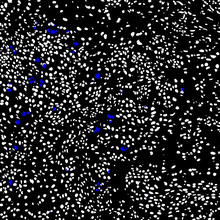
%> input picture main_lib/spatil_v2/example_data/nuclei_mask_2.png, 220 x 220 px, shrunk from 2048 x 2048 before the run, given in place of image_1.png, which was not available
$ octave example.m   (GNU Octave 9; MATLAB toolbox functions it lacks are replaced by stand-ins)
%> lines starting %> are read from the running program, lines starting %| are printed output that depends on the picture; pictures that were not available may be replaced by others from this repository, and a replacement may not be noted
%> further down, I is the input picture: size 220x220x3 uint8; mean R, G, B 42.1, 42.1, 43.8
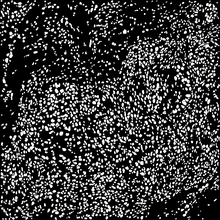
%> input picture main_lib/spatil_v2/example_data/nuclei_mask_1.png, 220 x 220 px, shrunk from 2048 x 2048 before the run
%> further down, M is the input picture: size 220x220 uint8; min 0, max 255, mean 59.6
### libs/normalizeStaining.m
function [Inorm H E] = normalizeStaining(I, Io, beta, alpha, HERef, maxCRef)
% normalizeStaining: Normalize the staining appearance of images
% originating from H&E stained sections.
%
% Example use:
% See test.m.
%
% Input:
% I         - RGB input image;
% Io        - (optional) transmitted light intensity (default: 240);
% beta      - (optional) OD threshold for transparent pixels (default: 0.15);
% alpha     - (optional) tolerance for the pseudo-min and pseudo-max (default: 1);
% HERef     - (optional) reference H&E OD matrix (default value is defined);
% maxCRef   - (optional) reference maximum stain concentrations for H&E (default value is defined);
%
% Output:
% Inorm     - normalized image;
% H         - (optional) hematoxylin image;
% E         - (optional)eosin image;
%
% References:
% A method for normalizing histology slides for quantitative analysis. M.
% Macenko et al., ISBI 2009
%
% Efficient nucleus detector in histopathology images. J.P. Vink et al., J
% Microscopy, 2013
%
% Copyright (c) 2013, Mitko Veta
% Image Sciences Institute
% University Medical Center
% Utrecht, The Netherlands
%
% See the license.txt file for copying permission.
%

% transmitted light intensity
if ~exist('Io', 'var') || isempty(Io)
    Io = 240;
end

% OD threshold for transparent pixels
if ~exist('beta', 'var') || isempty(beta)
    beta = 0.15;
end

% tolerance for the pseudo-min and pseudo-max
if ~exist('alpha', 'var') || isempty(alpha)
    alpha = 1;
end

% reference H&E OD matrix
if ~exist('HERef', 'var') || isempty(HERef)
    HERef = [
        0.5626    0.2159
        0.7201    0.8012
        0.4062    0.5581
        ];
end

% reference maximum stain concentrations for H&E
if ~exist('maxCRef)', 'var') || isempty(maxCRef)
    maxCRef = [
        1.9705
        1.0308
        ];
end

h = size(I,1);
%> h = 220
w = size(I,2);
%> w = 220

I = double(I);
%> I: size 220x220x3 double

I = reshape(I, [], 3);

% calculate optical density
OD = -log((I+1)/Io);

% remove transparent pixels
ODhat = OD(~any(OD < beta, 2), :);

if isempty(ODhat)
   Inorm=255*ones(w,h,3);
   return;
end

% calculate eigenvectors
[V, ~] = eig(cov(ODhat));
%> V = [0.706 0.412 0.577; -0.709 0.406 0.577; 0.0031 -0.816 0.578]

[~,c]=size(V);
%> c = 3
if c<3
    Inorm=255*ones(w,h,3);
    return;
end

% project on the plane spanned by the eigenvectors corresponding to the two
% largest eigenvalues
That = ODhat*V(:,2:3);

% find the min and max vectors and project back to OD space
phi = atan2(That(:,2), That(:,1));

minPhi = prctile(phi, alpha);
%> minPhi = 1.44
maxPhi = prctile(phi, 100-alpha);
%> maxPhi = 1.59

vMin = V(:,2:3)*[cos(minPhi); sin(minPhi)];
%> vMin = [0.626; 0.625; 0.467]
vMax = V(:,2:3)*[cos(maxPhi); sin(maxPhi)];
%> vMax = [0.571; 0.571; 0.59]

% a heuristic to make the vector corresponding to hematoxylin first and the
% one corresponding to eosin second
if vMin(1) > vMax(1)
    HE = [vMin vMax];
%> HE = [0.626 0.571; 0.625 0.571; 0.467 0.59]
else
    HE = [vMax vMin];
end

% rows correspond to channels (RGB), columns to OD values
Y = reshape(OD, [], 3)';

% determine concentrations of the individual stains
C = HE \ Y;

% normalize stain concentrations
maxC = prctile(C, 99, 2);
%> maxC = [12.67; 8.47]

C = bsxfun(@rdivide, C, maxC);
C = bsxfun(@times, C, maxCRef);

% recreate the image using reference mixing matrix
Inorm = Io*exp(-HERef * C);
Inorm = reshape(Inorm', h, w, 3);
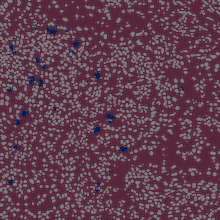
%> Inorm: size 220x220x3 double; mean R, G, B 193.9, 135.7, 161; drawn with min black and max white
Inorm = uint8(Inorm);
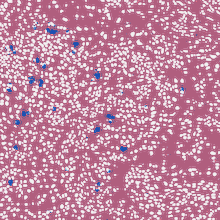
%> Inorm: size 220x220x3 uint8; mean R, G, B 194.1, 135.8, 160.8

if nargout > 1
    H = Io*exp(-HERef(:,1) * C(1,:));
    H = reshape(H', h, w, 3);
    H = uint8(H);
end

if nargout > 2
    E = Io*exp(-HERef(:,2) * C(2,:));
    E = reshape(E', h, w, 3);
    E = uint8(E);
end

end

### main_lib/spatil_v2/lib/lymp_detection/getNucLocalFeatures.m
function [ centroids,features,featureNames,labels ] = getNucLocalFeatures( image, mask, logicalMask, orderZernikePol )
%GETNUCLOCALFEATURES Summary of this function goes here
%   Detailed explanation goes here

if nargin < 3
    logicalMask=true;
end

if nargin<4
    orderZernikePol=7;
end

image=normalizeStaining(image);
grayImg=rgb2gray(image);
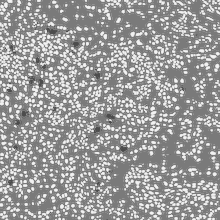
%> grayImg: size 220x220 uint8; min 76, max 243, mean 156

if size(mask,3)>1
    mask=rgb2gray(mask);
end

% %----------- Old version used to deal with color maps -----------%
% if logicalMask
%     mask = bwareafilt(logical(mask(:,:,1)),[20 7000]);
%     regionProperties = regionprops(mask,grayImg,'Centroid','Area',...
%         'BoundingBox','Eccentricity','EquivDiameter','Image',...
%         'MajorAxisLength','MaxIntensity','MeanIntensity','MinIntensity',...
%         'MinorAxisLength','Orientation','PixelValues');
% else
%     if size(mask,3)>1
%         mask=rgb2gray(mask);
%     end
%     vals=unique(mask)';
%     regionProperties=[];
%     for i=vals
%         if i~=0
%              regionProperties =  [regionProperties;regionprops(mask==i,...
%                  grayImg,'Centroid','Area','BoundingBox','Eccentricity',...
%                  'EquivDiameter','Image','MajorAxisLength','MaxIntensity',...
%                  'MeanIntensity','MinIntensity','MinorAxisLength',...
%                  'Orientation','PixelValues')];
%         end
%     end
% end
% %----------------------------------------------------------------%


% %-------New version. Reads masks labels and deals with binary masks and color maps------%

regionProperties=[];
labels=[];

vals=double(unique(mask)');
%> vals = 256 values from 0 to 255
for i=vals
    if i~=0
        M = double(labelmatrix(bwconncomp(mask==i,4)));
        rp = regionprops(M,grayImg,'Centroid','Area',...
            'BoundingBox','Eccentricity','EquivDiameter','Image',...
            'MajorAxisLength','MaxIntensity','MeanIntensity','MinIntensity',...
            'MinorAxisLength','Orientation','PixelValues');

        rp([rp.Area]<20)=[];

        labels=[labels; i*ones(length(rp),1)];
        regionProperties = [regionProperties;rp];
    end
end
%> this loop made 256 passes
%> regionProperties on passes 2 to 13: 0 regions, empty struct, empty struct, empty struct, empty struct, empty struct, empty struct, empty struct, empty struct, empty struct, empty struct, empty struct
%> pass 2, in getNucLocalFeatures, `M = double(labelmatrix(bwconncomp(mask==i,4)));`:
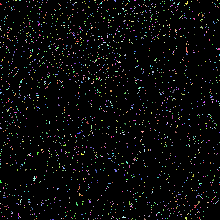
%> M: size 220x220 double; 2027 distinct labels, from 0 to 2026; one colour per label, 0 black
%> pass 3, in getNucLocalFeatures, `M = double(labelmatrix(bwconncomp(mask==i,4)));`:
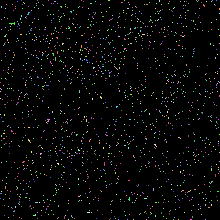
%> M: size 220x220 double; 1615 distinct labels, from 0 to 1614; one colour per label, 0 black
%> after the loop:
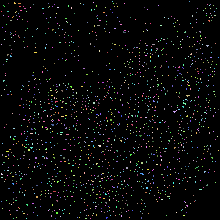
%> M: size 220x220 double; 1563 distinct labels, from 0 to 1562; one colour per label, 0 black
%> after the loop, rp = 0 regions


%M = bwareafilt(logical(mask(:,:,1)),[20 7000]);
%M = double(labelmatrix(bwconncomp(M,4)));

%regionProperties = regionprops(M,grayImg,'Centroid','Area',...
%        'BoundingBox','Eccentricity','EquivDiameter','Image',...
%        'MajorAxisLength','MaxIntensity','MeanIntensity','MinIntensity',...
%        'MinorAxisLength','Orientation','PixelValues');
% %----------------------------------------------------------------%

if isempty(regionProperties)
    centroids=[];
    features=[];
    featureNames=[];
    return;
end

centroids = cat(1, regionProperties.Centroid);

medRed=[];
medGreen=[];
medBlue=[];
entropyRed=[];
medIntensity=[];
entropyIntensity=[];
harFeat=[];
edgeMedIntensity=[];
zernFeat=[];

nucleiNum=size(regionProperties,1);
for i=1:nucleiNum
    nucleus=regionProperties(i);
    bbox = nucleus.BoundingBox;
    bbox = [round(bbox(1)) round(bbox(2)) (bbox(3) - 1) (bbox(4) - 1)];
    roi = image(bbox(2) : bbox(2) + bbox(4), bbox(1) : bbox(1) + bbox(3), :);
    per = bwperim(nucleus.Image);

    gray=rgb2gray(roi);
    R=roi(:,:,1);
    G=roi(:,:,2);
    B=roi(:,:,3);

    R=R(nucleus.Image == 1);
    G=G(nucleus.Image == 1);
    B=B(nucleus.Image == 1);
    grayPix=gray(nucleus.Image == 1);
    perPix=gray(per==1);

    % Intensity features:
    medRed = [medRed;median(double(R))];
    medGreen = [medGreen;median(double(G))];
    medBlue = [medBlue;median(double(B))];
    medIntensity=[medIntensity;median(double(grayPix))];
    edgeMedIntensity=[edgeMedIntensity;median(double(perPix))];

    % Texture features:

    % Entropies
    entropyRed=[entropyRed; getNucEntropy(R)];
    entropyIntensity=[entropyIntensity;getNucEntropy(grayPix)];

    % Haralick features
    glcm = graycomatrix(gray);
    try
        h=haralickTextureFeatures(glcm,1:14);
    catch ex
        fprintf('Error extracting Haralick Features: %s\n',ex.message);
        h=zeros(14,1);
    end
    harFeat=[harFeat;h'];

    % Zernike moments
    [w,h]=size(nucleus.Image);
    sqRoi=getSquareRoi(grayImg,nucleus.Centroid,w,h);
    zernFeat=[zernFeat;getZernikeMomentsImg(sqRoi,orderZernikePol)];

end

ratioMedRB=medRed./medBlue;
ratioMedRG=medRed./medGreen;

ratioAxes=[regionProperties.MajorAxisLength]./[regionProperties.MinorAxisLength];

features = horzcat( ...
    [regionProperties.Area]', ...                   % 1
    [regionProperties.Eccentricity]', ...           % 2
    ratioAxes',...                                  % 3
    medRed,...                                      % 4
    entropyRed,...                                  % 5
    double([regionProperties.MinIntensity]'),...    % 6
    double([regionProperties.MaxIntensity]'), ...   % 7
    [regionProperties.EquivDiameter]',...           % 8
    [regionProperties.Orientation]', ...            % 9
    entropyIntensity, ...                           % 10
    medIntensity, ...                               % 11
    edgeMedIntensity,...                            % 12
    ratioMedRB, ...                                 % 13
    ratioMedRG, ...                                 % 14
    harFeat, ...                                    % 15-29
    zernFeat...                                     % 30-...
    );

numZernikePol=size(zernFeat,2)/2;
zernNames={};
for i=1:numZernikePol
    num=num2str(i);
    zernNames=[zernNames, ['ZernPol' num '_A'], ['ZernPol' num '_Phi']];
end

harNames={'AngularSecondMoment','Contrast','Correlation',...
    'Variance','Homogeneity','SumAverage','SumVariance','SumEntropy',...
    'Entropy','DifferenceVariance','DifferenceEntropy','InfoMeasureCorrI',...
    'InfoMeasureCorrII','MaxCorrCoeff'};

featureNames=[{'Area','Eccentricity','RatioAxes','MedianRed','EntropyRed',...
    'MinIntensity','MaxIntensity','EquivDiameter','Orientation',...
    'EntropyIntensity','MedianIntensity','EdgeMeanIntensity','RatioMedianRedBlue',...
    'RatioMedianRedGreen'},harNames,zernNames];

end

### main_lib/spatil_v2/example.m
addpath(genpath('/media/maberyick/Data4/CCIPD_data/NSCLC_Chemo/mat_libraries/SpaTIL/'))
clear;clc;

I=imread('/media/maberyick/Data4/CCIPD_data/NSCLC_Chemo/mat_libraries/SpaTIL/example_data/image_1.png');
M=imread('/media/maberyick/Data4/CCIPD_data/NSCLC_Chemo/mat_libraries/SpaTIL/example_data/nuclei_mask_1.png');

[nucleiCentroids,nucFeatures] = getNucLocalFeatures(I,M);
%> nucleiCentroids = []; nucFeatures = []
%> (the run ends here)
